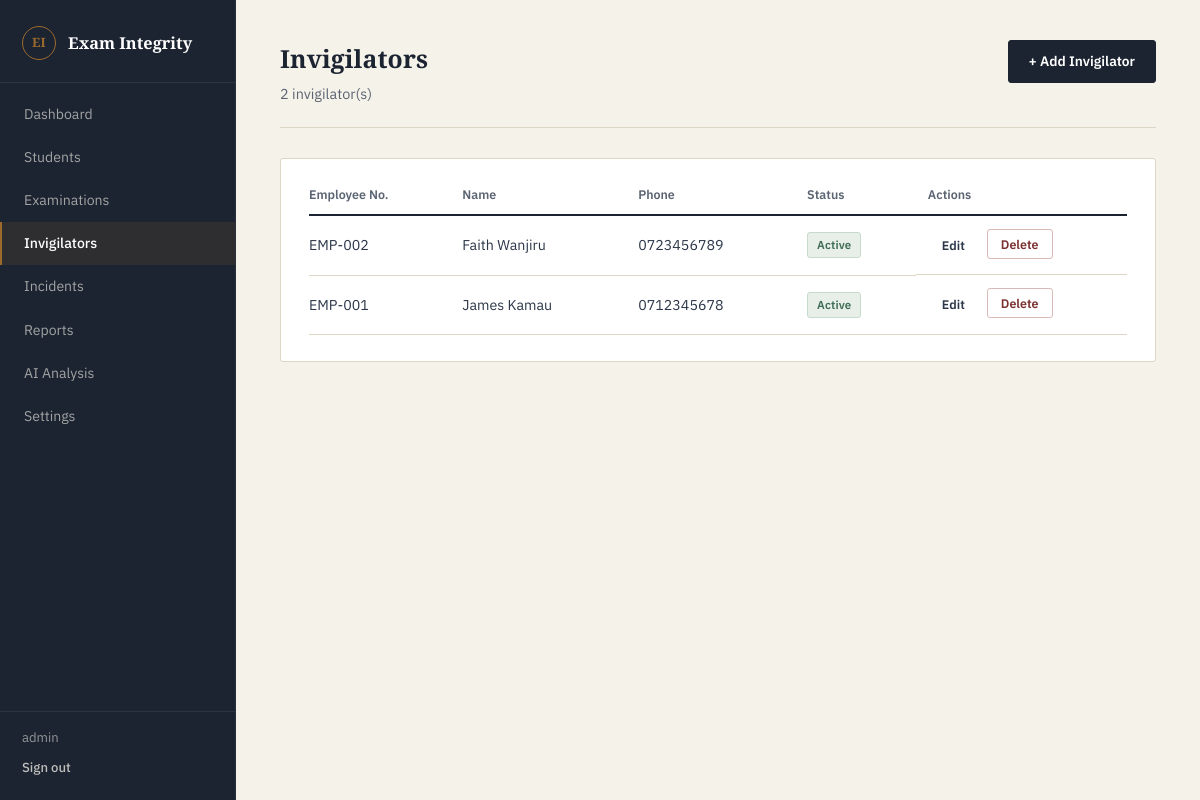
Screenshot of /admin/invigilators (signed in) with the database file from the repository.
### tables this page shows
CREATE TABLE invigilators (
            id INTEGER PRIMARY KEY AUTOINCREMENT,
            user_id INTEGER,
            employee_number TEXT UNIQUE NOT NULL,
            first_name TEXT NOT NULL,
            last_name TEXT NOT NULL,
            phone TEXT,
            status TEXT DEFAULT 'active' CHECK (status IN ('active', 'inactive')),
            created_at TIMESTAMP DEFAULT CURRENT_TIMESTAMP,
            FOREIGN KEY (user_id) REFERENCES users (id)
        );

### app.py (the view)
@app.route("/admin/invigilators")
def admin_invigilators():
    if not admin_required():
        return redirect(url_for("login"))
    connection = get_db_connection()
    invigilators = connection.execute("SELECT * FROM invigilators ORDER BY first_name").fetchall()
    connection.close()
    return render_template("invigilators.html", invigilators=invigilators)

### app.py (called while the page is built)
def get_db_connection():
    connection = sqlite3.connect(DATABASE)
    connection.row_factory = sqlite3.Row
    connection.execute("PRAGMA foreign_keys = ON")
    return connection

def admin_required():
    return "user_id" in session and session.get("role") == "admin"

### templates/invigilators.html (shortened to what this page needs)
{% extends "base.html" %}
{% block content %}
<div class="page-header">
    <div>
        <h1>Invigilators</h1>
        <p class="page-subtitle">{{ invigilators|length }} invigilator(s)</p>
    </div>
    <a href="{{ url_for('add_invigilator') }}" class="btn btn-primary">+ Add Invigilator</a>
</div>
<div class="panel">
    <table class="data-table">
        <thead>
            <tr><th>Employee No.</th><th>Name</th><th>Phone</th><th>Status</th><th>Actions</th></tr>
        </thead>
        <tbody>
            {% for inv in invigilators %}
            <tr>
                <td>{{ inv.employee_number }}</td>
                <td>{{ inv.first_name }} {{ inv.last_name }}</td>
                <td>{{ inv.phone }}</td>
                <td><span class="badge badge-{{ inv.status }}">{{ inv.status }}</span></td>
                <td class="actions-cell">
                    <a href="{{ url_for('edit_invigilator', invigilator_id=inv.id) }}" class="btn btn-sm">Edit</a>
                    <form method="POST" action="{{ url_for('delete_invigilator', invigilator_id=inv.id) }}" class="inline-form" onsubmit="return confirm('Delete this invigilator?');">
                        <button type="submit" class="btn btn-sm btn-danger">Delete</button>
                    </form>
                </td>
            </tr>
            {% else %}
            <tr><td colspan="5" class="empty-row">No invigilators registered yet.</td></tr>
            {% endfor %}
        </tbody>
    </table>
</div>
{% endblock %}

### static/css/style.css (style rules this page uses)
:root { --ink: #1C2431; --ink-soft: #2B3648; --paper: #F5F2EA; --surface: #FFFFFF; --rule: #DDD6C6; --rule-strong: #C7BEA6; --brass: #9C6B2C; --brass-deep: #7C5420; --slate: #5B6472; --slate-light: #8A8F98; --oxblood: #7A2E2E; --oxblood-tint: #F5E8E6; --moss: #3F6B54; --moss-tint: #E7EFE8; --sand: #EADFC5; --sand-tint: #F7F0DE; --radius: 3px; --radius-lg: 4px; }
* { box-sizing: border-box; margin: 0; padding: 0; }
html { -webkit-font-smoothing: antialiased; }
body { font-family: "IBM Plex Sans", "Segoe UI", Helvetica, Arial, sans-serif; background: var(--paper); color: var(--ink); font-size: 15px; line-height: 1.5; }
h1, h2, h3 { font-family: "Source Serif 4", Georgia, "Times New Roman", serif; font-weight: 600; color: var(--ink); letter-spacing: 0.005em; }
a { text-decoration: none; color: inherit; }
.page-header, .dashboard-header { display: flex; align-items: flex-start; justify-content: space-between; margin-bottom: 30px; padding-bottom: 22px; border-bottom: 1px solid var(--rule); flex-wrap: wrap; gap: 14px; }
.page-header h1, .dashboard-header h1 { font-size: 1.55rem; color: var(--ink); }
.page-subtitle, .dashboard-header p { color: var(--slate); margin-top: 6px; font-size: 0.9rem; }
.panel, .dashboard-panel { background: var(--surface); border: 1px solid var(--rule); border-radius: var(--radius); padding: 26px 28px; margin-bottom: 24px; }
.data-table { width: 100%; border-collapse: collapse; }
.data-table th { text-align: left; font-size: 0.78rem; font-weight: 600; color: var(--slate); padding: 0 12px 10px; border-bottom: 2px solid var(--ink); }
.data-table th:first-child, .data-table td:first-child { padding-left: 0; }
.data-table th:last-child, .data-table td:last-child { padding-right: 0; }
.data-table td { padding: 13px 12px; font-size: 0.89rem; border-bottom: 1px solid var(--rule); color: var(--ink-soft); }
.actions-cell { display: flex; gap: 8px; }
.inline-form { display: inline; }
.badge { display: inline-block; padding: 3px 9px; border-radius: var(--radius); font-size: 0.72rem; font-weight: 600; text-transform: capitalize; border: 1px solid transparent; letter-spacing: 0.01em; }
.badge-active { background: var(--moss-tint); color: var(--moss); border-color: #C7DBCC; }
.btn { display: inline-block; padding: 10px 20px; border-radius: var(--radius); font-size: 0.86rem; font-weight: 600; border: 1px solid transparent; cursor: pointer; font-family: inherit; transition: background 0.12s ease, border-color 0.12s ease, color 0.12s ease; }
.btn-primary { background: var(--ink); color: #FFFFFF; border-color: var(--ink); }
.btn-sm { padding: 6px 13px; font-size: 0.78rem; }
.btn-danger { background: transparent; color: var(--oxblood); border-color: #D9BAB6; }

### rows the page displays
invigilators: employee_number "EMP-002", first_name "Faith", last_name "Wanjiru", phone "0723456789", status "Active"
invigilators: employee_number "EMP-001", first_name "James", last_name "Kamau", phone "0712345678", status "Active"

### other values shown
{{ session.get('username') }} "admin"
{{ invigilators|length }} "2"
